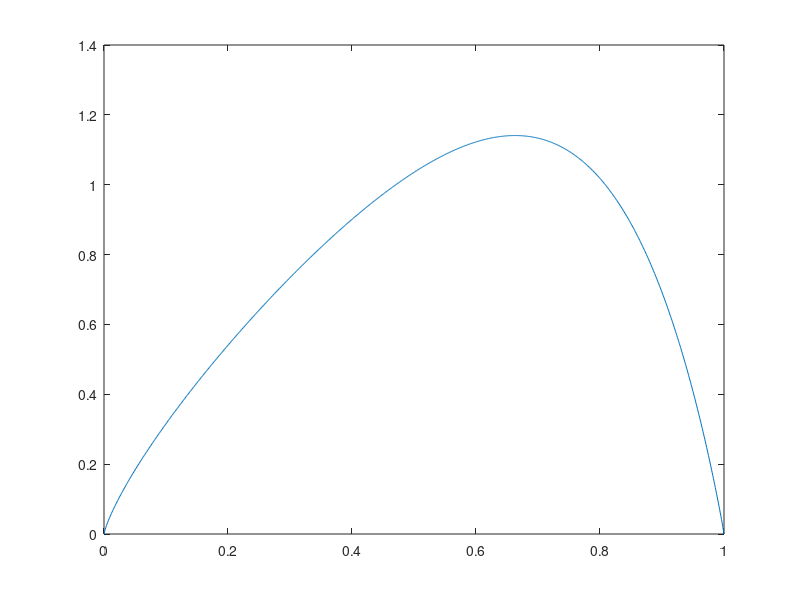

Write the MATLAB code that produced this figure.
%To Solve the differential equation -u'' + f(x,u) = 0

%Assigning maximun number of iterations
k_MAX=100;
%Assigning Tolerance Limit
TOL=10^-6;
%Taking arbitrary number of intervals N=6
N=1000;
% Let the length of one division be h
h=1/N;
% x is a vector with N+1 number of equidistant points from 0 to 1
x=linspace(0,1,N+1)';
x=x(2:N);
%Taking initial guess U0
U0=zeros(N-1,1);
k = 10^-4;

%Method 2 - Newton's Method
f=@(x,U0)(-(U0+k).^-1.5-x.*exp(4.*x));
fu=@(x,U0)(-1.5.*-(U0+k).^-2.5);

%Creating A matrix
principalDiag_A=[(-2/(h^2))*(ones(N-1,1))];
lowerDiag_A=[(1/(h^2))*(ones(N-1,1))];
upperDiag_A=[(1/(h^2))*(ones(N-1,1))];
A=spdiags([lowerDiag_A principalDiag_A upperDiag_A],-1:1,N-1,N-1);

%Creating A1 matrix
lowerDiag_A1=[(-1/(h^2))*(ones(N-1,1))];
upperDiag_A1=[(-1/(h^2))*(ones(N-1,1))];

for iterations_performed = 1:k_MAX
    principalDiag_A1=[(2/h^2+fu(x,U0)).*ones(N-1,1)];
    rhs=A*U0-f(x,U0);
    A1=spdiags([lowerDiag_A1 principalDiag_A1 upperDiag_A1],-1:1,N-1,N-1);
    v=A1\rhs;
    U1= U0+v;
    
    if(max(abs(U1-U0))>TOL)
        flag_Method2=0;
        U0 = U1;
    else
        flag_Method2=1;
        break;
    end    
end
U1=[0; U1; 0];
x=linspace(0,1,N+1);
figure(14);
plot(x,U1);
